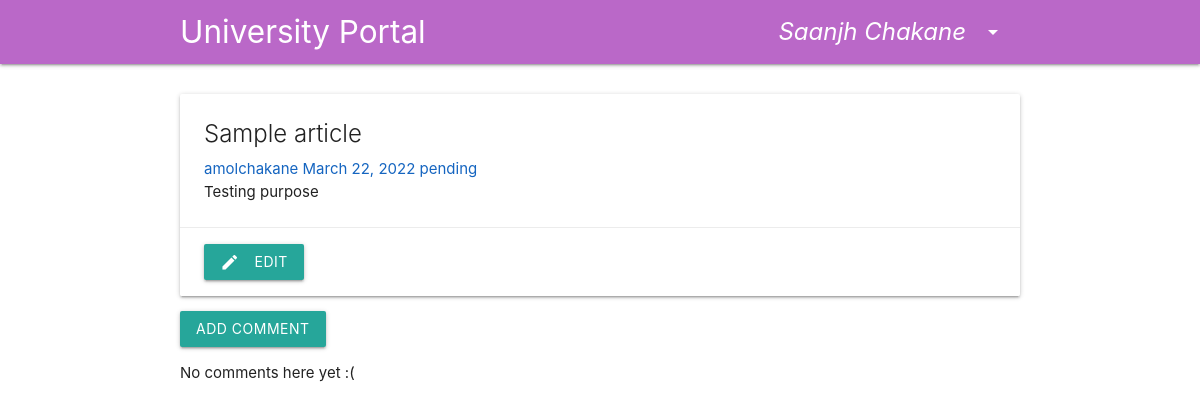
The app's page /details/11/ (signed in), older data.
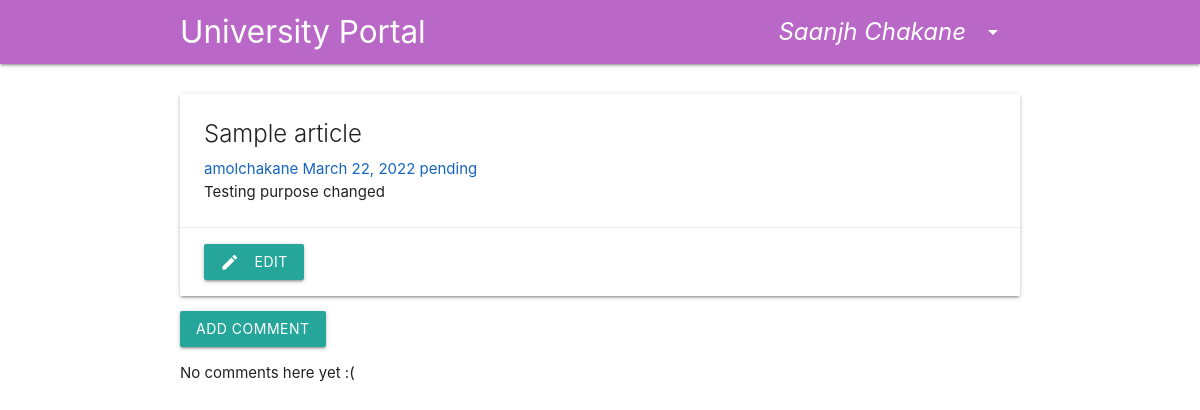
The same page, newer data.
### articles/models.py (models this page shows)
class Articles(models.Model):
    title = models.CharField(max_length=200)
    body = RichTextField()
    created_at = models.DateTimeField(auto_now_add=True)
    user = models.ForeignKey(settings.AUTH_USER_MODEL, default=1, on_delete=models.CASCADE)
    reviewer = models.ForeignKey(User, related_name='reviewer', null=True, on_delete=models.DO_NOTHING)
    status = models.CharField(max_length=20, default='pending')

### articles/views.py (the view)
# urls.py: path('details/<int:id>/', views.article_details, name='details'),
@login_required()
def article_details(request, id):
    try:
        article = Articles.objects.get(id=id)
        if article.user != request.user and article.reviewer != request.user:
            return render(request, '403.html')
        context = {
            'article': article
        }
        return render(request, 'article_details.html', context)
    except ObjectDoesNotExist:
        return render(request, '404.html')

### articles/templates/article_details.html (shortened to what this page needs)
{% extends "layout.html" %}
{% block content %}
    <div class="card">
        <div class="card-content">
            <span class="card-title">{{ article.title }}</span>
            <span class="blue-text text-darken-3">{{ article.user }}   {{ article.created_at|date }} {{ article.status }}</span>
            <p>{{article.body | safe }}</p>
        </div>
        <div class="card-action">
            {% if article.user == request.user %}
                <a class="waves-effect waves-light btn href" href="{% url 'article_edit' pk=article.pk %}"><i class="material-icons left">edit</i>Edit</a>
            {% endif %}
        </div>
    </div>
    <a class="btn btn-default" href="{% url 'add_comment_to_article' pk=article.pk %}">Add comment</a>
    {% if article.comments.count > 0 %}
        {% for comment in article.comments.all %}
            <hr>
            <div data-gb-custom-block data-tag="for"></div>
            <div style="margin: 20px 0px 20px 20px;">
                <div class="date">{{ comment.created_date }}</div>
                <strong>{{ comment.author }}</strong>
                <p>{{ comment.text|linebreaks }}</p>
            </div>
        {% endfor %}
    {% else %}
        <div data-gb-custom-block data-tag="empty">
            <p>No comments here yet :(</p>
        </div>
    {% endif %}
{% endblock %}

Row changes from the older to the newer data that the page shows:
changed Articles "Sample article": body "Testing purpose" → "Testing purpose changed"
